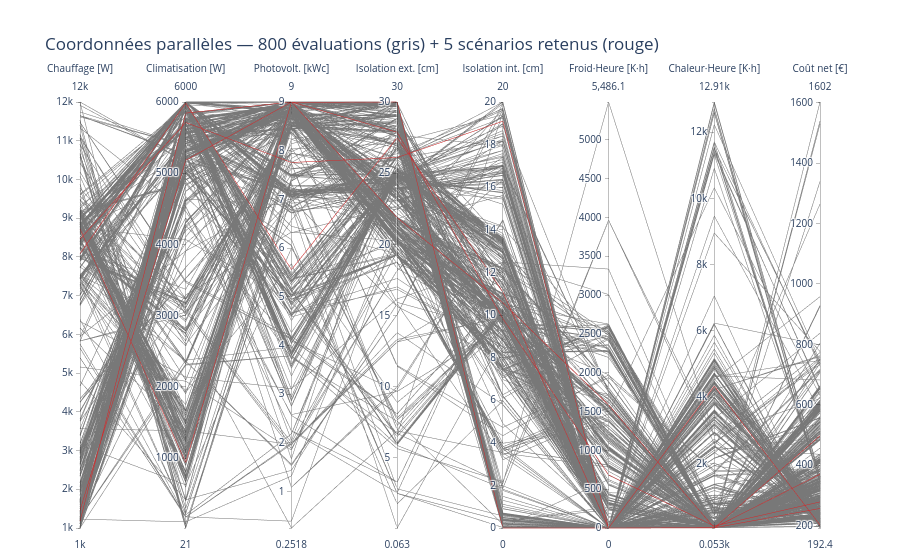

Notebook code cell kept with this figure:
### Markdown cell above
## 7. Vue d'ensemble : coordonnées parallèles

Chaque ligne est une simulation ; les 8 axes sont les 5 variables de
conception (`Pheat`, `Pcool`, `Ppv_kWc`, `e_ite_cm`, `e_iti_cm`) suivies des
3 objectifs (`Froid·Heure`, `Chaleur·Heure`, `Coût net`). Toutes les
évaluations de `fzd_result["XY"]` sont tracées en gris clair, les 5
scénarios retenus (centroïdes k-means, section 5) en rouge — un coup d'œil
pour repérer les compromis (ex. `Ppv_kWc` élevé et `Cout_net_eur` faible
vont-ils dans le même sens, ou s'opposent-ils ?).

### Code cell
centroid_df = pd.DataFrame(X[selected_idx], columns=VAR_NAMES)
for j, name in enumerate(OBJ_NAMES):
    centroid_df[name] = F[selected_idx, j]
centroid_df["est_centroide"] = 1

all_df = XY[VAR_NAMES + OBJ_NAMES].copy()
all_df["est_centroide"] = 0

combined = pd.concat([all_df, centroid_df], ignore_index=True)

fig = go.Figure(data=go.Parcoords(
    line=dict(
        color=combined["est_centroide"],
        colorscale=[[0, "rgba(120,120,120,0.35)"], [1, "rgba(214,39,40,0.9)"]],
        showscale=False,
    ),
    dimensions=[
        dict(label=label, values=combined[name])
        for name, label in zip(VAR_NAMES + OBJ_NAMES, VAR_LABELS + OBJ_LABELS)
    ],
))
fig.update_layout(
    title=f"Coordonnées parallèles — {len(XY)} évaluations (gris) + {len(selected_idx)} scénarios retenus (rouge)",
    height=550, margin=dict(l=80, r=80, t=100, b=20),
)
fig.show()

### Figure 1 — Plotly figure (JSON) as saved in the notebook; plotly's stock layout.template omitted (floating-point values rounded to 4 significant figures; data arrays with more than 128 entries replaced by an {"elided": "..."} marker saying what was removed)
{"data": [{"dimensions": [{"label": "Chauffage [W]", "values": {"elided": "805 float values"}}, {"label": "Climatisation [W]", "values": {"elided": "805 float values"}}, {"label": "Photovolt. [kWc]", "values": {"elided": "805 float values"}}, {"label": "Isolation ext. [cm]", "values": {"elided": "805 float values"}}, {"label": "Isolation int. [cm]", "values": {"elided": "805 float values"}}, {"label": "Froid·Heure [K·h]", "values": {"elided": "805 float values"}}, {"label": "Chaleur·Heure [K·h]", "values": {"elided": "805 float values"}}, {"label": "Coût net [€]", "values": {"elided": "805 float values"}}], "line": {"color": {"elided": "805 int values"}, "colorscale": [[0, "rgba(120,120,120,0.35)"], [1, "rgba(214,39,40,0.9)"]], "showscale": false}, "type": "parcoords"}], "layout": {"height": 550, "margin": {"b": 20, "l": 80, "r": 80, "t": 100}, "title": {"text": "Coordonnées parallèles — 800 évaluations (gris) + 5 scénarios retenus (rouge)"}}}
